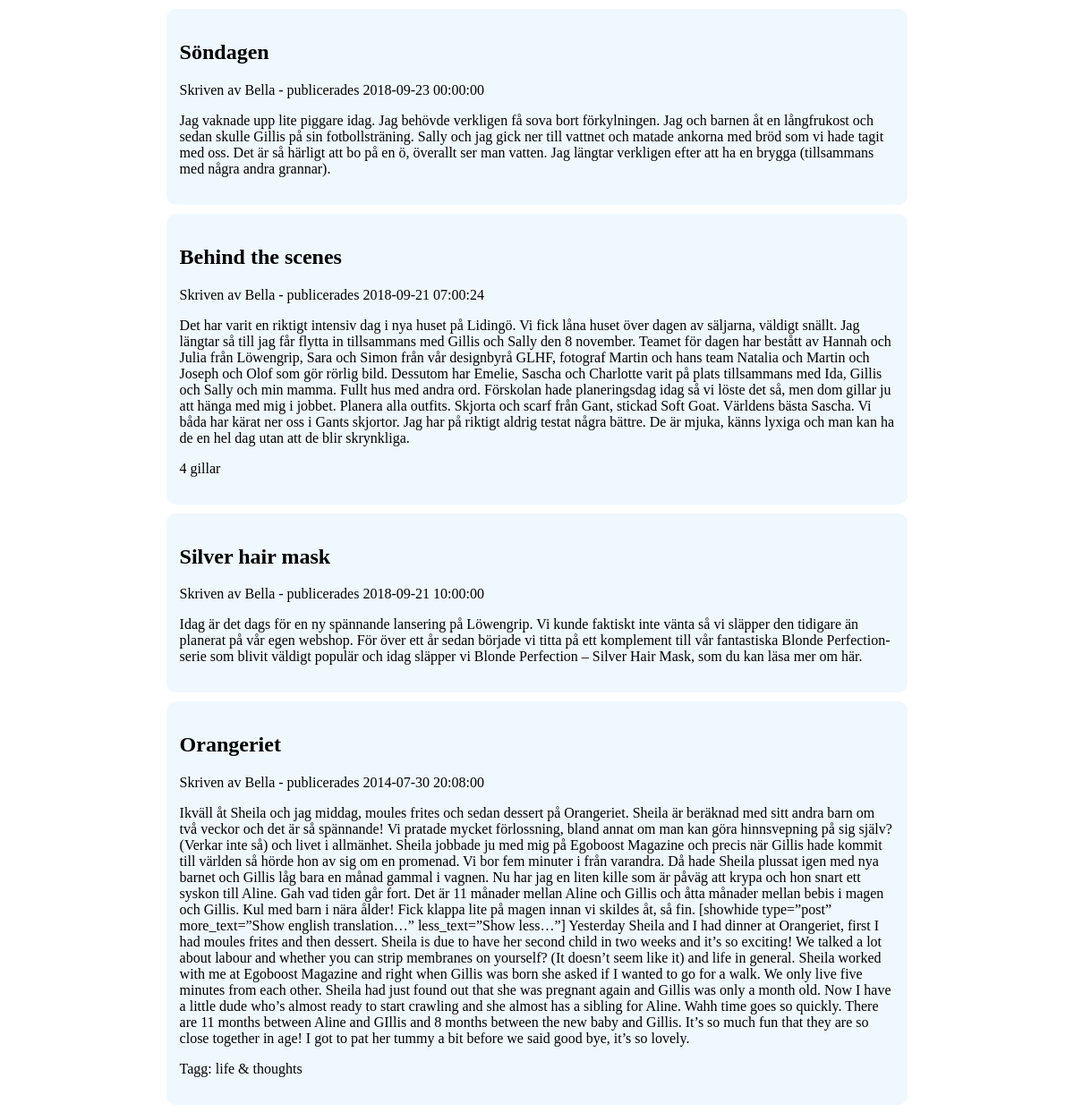
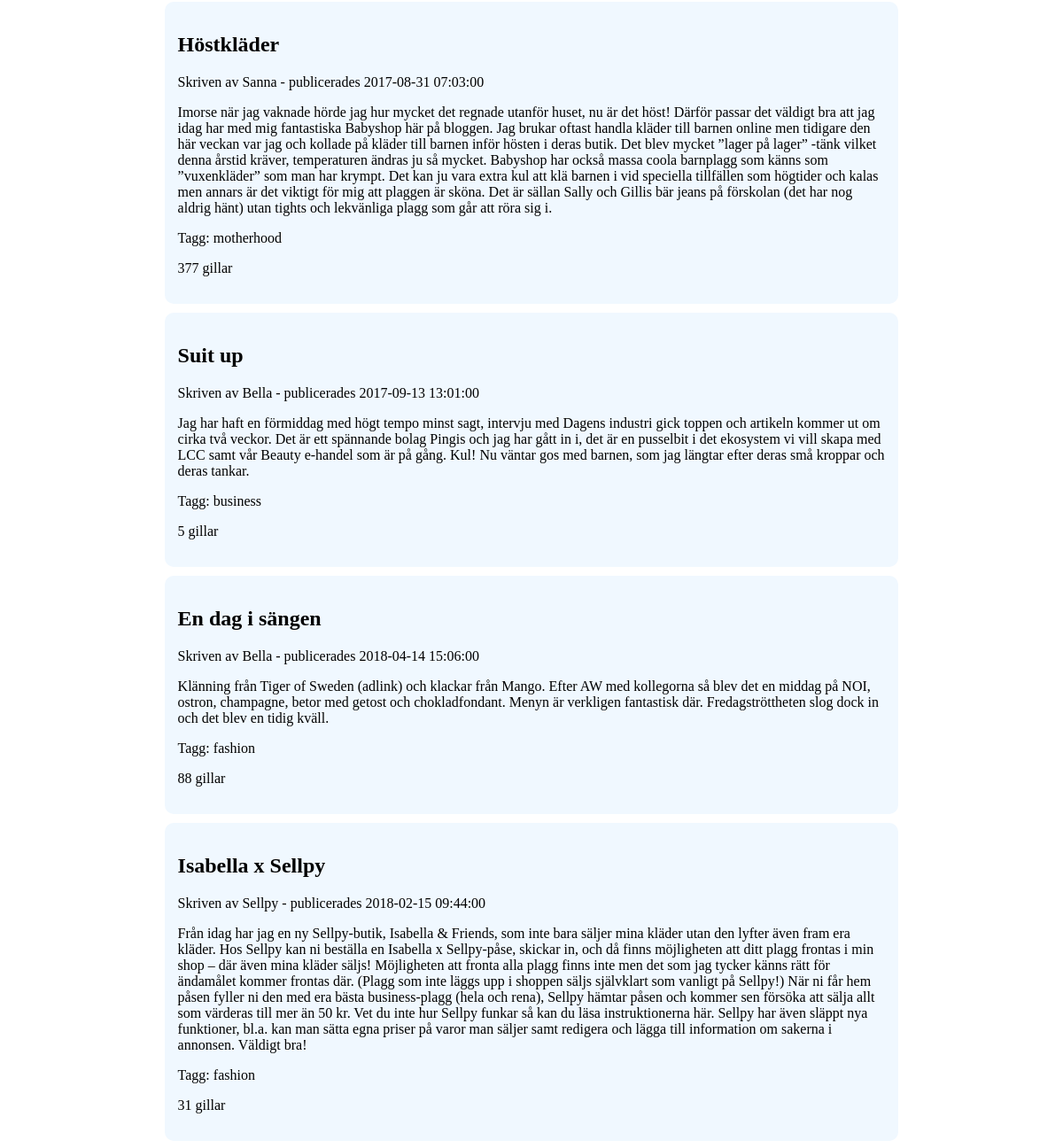
/pdo-connection/blog.php, run on the app's committed database (2 pictures, top to bottom).
### tables this page shows
CREATE TABLE `posts` (
  `id` int(11) NOT NULL AUTO_INCREMENT,
  `title` varchar(255) NOT NULL,
  `text` text NOT NULL,
  `created_at` timestamp NOT NULL DEFAULT CURRENT_TIMESTAMP,
  `author` varchar(255) NOT NULL DEFAULT 'bella',
  `likes` int(11) DEFAULT NULL,
  `tag` varchar(255) DEFAULT NULL,
  PRIMARY KEY (`id`)
);

### pdo-connection/blog.php (the view, shortened to what this page needs)
<?php
require_once("dbm.php");
$addToStm = '';
$stm = $pdo->prepare('SELECT * FROM posts ' . $addToStm . ';');
$stm->execute();
$results = $stm->fetchAll();
?>
<!DOCTYPE html>
<html lang="en">
<head>
    <link rel="stylesheet" href="style.css" type="text/css" />
</head>
<body>
    <main id="wrapper">
        <?php for ($i = 0; $i < sizeof($results); $i++) {
            echo '<div class="blogpost">';
            echo '<h2>'.$results[$i]["title"].'</h2>';
            echo '<p>Skriven av '.ucfirst($results[$i]["author"]).' - publicerades '.$results[$i]["created_at"].'</p>';
            echo '<p>'.$results[$i]["text"].'</p>';
            if ($results[$i]["tag"] !== null) {
                echo '<p>Tagg: '.$results[$i]["tag"].'</p>';
            }
            if ($results[$i]["likes"] !== null) {
                echo '<p>'.$results[$i]["likes"].' gillar</p>';
            }
            echo '</div>';
        } ?>
    </main>
</body>
</html>

### pdo-connection/style.css (style rules this page uses)
.blogpost { border-radius: 10px; padding: 15px; margin-top: 10px; background-color: aliceblue; }
#wrapper { width: 70%; margin: auto; }

### data on the page
posts: title "Söndagen", author "Bella", created_at "2018-09-23 00:00:00", text "Jag vaknade upp lite piggare idag. Jag behövde verkligen få sova bort förkylningen. Jag och barnen åt en långfrukost och sedan skulle Gillis på sin fotbollsträning. Sally och jag gick ner till vattnet och matade ankorna med bröd som vi hade tagit med oss. Det är så härligt att bo på en ö, överallt ser man vatten. Jag längtar verkligen efter att ha en brygga (tillsammans med några andra grannar)."
posts: title "Behind the scenes", author "Bella", created_at "2018-09-21 07:00:24", text "Det har varit en riktigt intensiv dag i nya huset på Lidingö. Vi fick låna huset över dagen av säljarna, väldigt snällt. Jag längtar så till jag får flytta in tillsammans med Gillis och Sally den 8 november. Teamet för dagen har bestått av Hannah och Julia från Löwengrip, Sara och Simon från vår designbyrå GLHF, fotograf Martin och hans team Natalia och Martin och Joseph och Olof som gör rörlig bild. Dessutom har Emelie, Sascha och Charlotte varit på plats tillsammans med Ida, Gillis och Sally och min mamma. Fullt hus med andra ord. Förskolan hade planeringsdag idag så vi löste det så, men dom gillar ju att hänga med mig i jobbet. Planera alla outfits. Skjorta och scarf från Gant, stickad…", likes "4"
posts: title "Silver hair mask", author "Bella", created_at "2018-09-21 10:00:00", text "Idag är det dags för en ny spännande lansering på Löwengrip. Vi kunde faktiskt inte vänta så vi släpper den tidigare än planerat på vår egen webshop. För över ett år sedan började vi titta på ett komplement till vår fantastiska Blonde Perfection-serie som blivit väldigt populär och idag släpper vi Blonde Perfection – Silver Hair Mask, som du kan läsa mer om här."
posts: title "Orangeriet", author "Bella", created_at "2014-07-30 20:08:00", text "Ikväll åt Sheila och jag middag, moules frites och sedan dessert på Orangeriet. Sheila är beräknad med sitt andra barn om två veckor och det är så spännande! Vi pratade mycket förlossning, bland annat om man kan göra hinnsvepning på sig själv? (Verkar inte så) och livet i allmänhet. Sheila jobbade ju med mig på Egoboost Magazine och precis när Gillis hade kommit till världen så hörde hon av sig om en promenad. Vi bor fem minuter i från varandra. Då hade Sheila plussat igen med nya barnet och Gillis låg bara en månad gammal i vagnen. Nu har jag en liten kille som är påväg att krypa och hon snart ett syskon till Aline. Gah vad tiden går fort. Det är 11 månader mellan Aline och Gillis och åtta…", tag "life & thoughts"
posts: title "Höstkläder", author "Sanna", created_at "2017-08-31 07:03:00", text "Imorse när jag vaknade hörde jag hur mycket det regnade utanför huset, nu är det höst! Därför passar det väldigt bra att jag idag har med mig fantastiska Babyshop här på bloggen. Jag brukar oftast handla kläder till barnen online men tidigare den här veckan var jag och kollade på kläder till barnen inför hösten i deras butik. Det blev mycket ”lager på lager” -tänk vilket denna årstid kräver, temperaturen ändras ju så mycket. Babyshop har också massa coola barnplagg som känns som ”vuxenkläder” som man har krympt. Det kan ju vara extra kul att klä barnen i vid speciella tillfällen som högtider och kalas men annars är det viktigt för mig att plaggen är sköna. Det är sällan Sally och Gillis bär…", tag "motherhood", likes "377"
posts: title "Suit up", author "Bella", created_at "2017-09-13 13:01:00", text "Jag har haft en förmiddag med högt tempo minst sagt, intervju med Dagens industri gick toppen och artikeln kommer ut om cirka två veckor. Det är ett spännande bolag Pingis och jag har gått in i, det är en pusselbit i det ekosystem vi vill skapa med LCC samt vår Beauty e-handel som är på gång. Kul! Nu väntar gos med barnen, som jag längtar efter deras små kroppar och deras tankar.", tag "business", likes "5"
posts: title "En dag i sängen", author "Bella", created_at "2018-04-14 15:06:00", text "Klänning från Tiger of Sweden (adlink) och klackar från Mango. Efter AW med kollegorna så blev det en middag på NOI, ostron, champagne, betor med getost och chokladfondant. Menyn är verkligen fantastisk där. Fredagströttheten slog dock in och det blev en tidig kväll.", tag "fashion", likes "88"
posts: title "Isabella x Sellpy", author "Sellpy", created_at "2018-02-15 09:44:00", text "Från idag har jag en ny Sellpy-butik, Isabella & Friends, som inte bara säljer mina kläder utan den lyfter även fram era kläder. Hos Sellpy kan ni beställa en Isabella x Sellpy-påse, skickar in, och då finns möjligheten att ditt plagg frontas i min shop – där även mina kläder säljs! Möjligheten att fronta alla plagg finns inte men det som jag tycker känns rätt för ändamålet kommer frontas där. (Plagg som inte läggs upp i shoppen säljs självklart som vanligt på Sellpy!) När ni får hem påsen fyller ni den med era bästa business-plagg (hela och rena), Sellpy hämtar påsen och kommer sen försöka att sälja allt som värderas till mer än 50 kr. Vet du inte hur Sellpy funkar så kan du läsa…", tag "fashion", likes "31"
